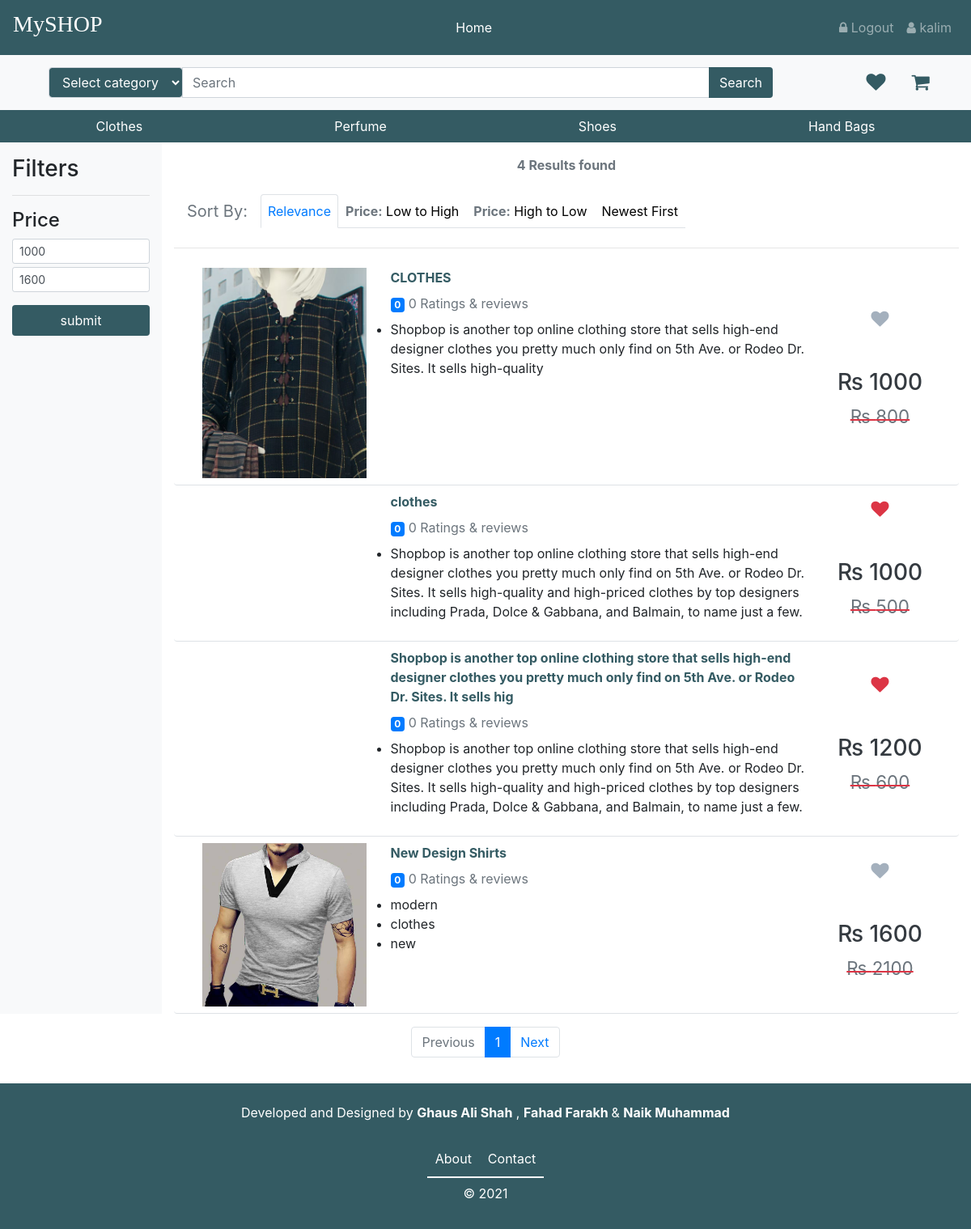
Page /shop.php?category=clothes (signed in) on the committed database.
### tables this page shows
CREATE TABLE `userdetailstb` (
  `id` int(11) NOT NULL,
  `firstName` varchar(100) NOT NULL,
  `lastName` varchar(100) NOT NULL,
  `emailAddress` varchar(100) NOT NULL,
  `contactNo1` varchar(15) NOT NULL,
  `contactNo2` varchar(15) NOT NULL,
  `shipaddr1` varchar(200) NOT NULL,
  `shipaddr2` varchar(200) NOT NULL,
  `shiplandmark` varchar(200) NOT NULL,
  `country` varchar(10) NOT NULL DEFAULT 'India',
  `state` varchar(200) NOT NULL,
  `city` varchar(100) NOT NULL,
  `postalcode` varchar(100) NOT NULL,
  `cart` varchar(10000) NOT NULL DEFAULT '',
  `favourite` varchar(10000) NOT NULL,
  `compare` varchar(1000) NOT NULL DEFAULT '[]'
);

CREATE TABLE `productdetails` (
  `id` int(255) NOT NULL,
  `title` varchar(1000) NOT NULL,
  `category` varchar(255) NOT NULL,
  `description` varchar(10000) NOT NULL,
  `newPrice` float NOT NULL,
  `oldPrice` float NOT NULL,
  `stock` int(255) NOT NULL,
  `details` varchar(30000) NOT NULL,
  `warranty` varchar(10000) NOT NULL,
  `image1` varchar(1000) NOT NULL DEFAULT '',
  `image2` varchar(1000) NOT NULL DEFAULT '',
  `image3` varchar(1000) NOT NULL DEFAULT '',
  `features` varchar(2000) NOT NULL,
  `uploadDate` date NOT NULL,
  `rating` float NOT NULL DEFAULT 0,
  `reviewsNo` int(11) NOT NULL DEFAULT 0
);

### shop.php (the view, shortened to what this page needs)
<?php
include "conn.inc.php";
    $cat=@$_GET['category'];
    $order = @$_GET['order'];
                $rs=mysqli_query($conn,"select min(newPrice), max(newPrice) from productdetails where category='$cat' ") or die(mysqli_error($conn));
                $r=mysqli_fetch_assoc($rs);
                $min=$r['min(newPrice)'];
                $max=$r['max(newPrice)'];
        $s1 = @$_GET['search_text'];
            $s=explode(" ",$s1);
            $sql="";
            $sqlc="";
            foreach($s as $i){
                  $sql .= "union SELECT * FROM `productdetails` where ((title like '%{$i}%' or details like '%{$i}%') and category='$cat' and (newPrice between $min and $max))";
                  $sqlc .= "+( SELECT count(*) FROM `productdetails` where ((title like '%{$i}%' or details like '%{$i}%') and category='$cat' and (newPrice between $min and $max)))";
            }
        $sql=substr($sql,6);
        $sqlc=substr($sqlc,1);
        $sqlc="select (".$sqlc.") as sumcount";
    $query = $_GET;
    $query1 = $_GET;
    $link = (isset($_SERVER['HTTPS']) && $_SERVER['HTTPS'] === 'on' ?
                "https" : "http") . "://" . $_SERVER['HTTP_HOST'] .
                $_SERVER['REQUEST_URI'];
    $limit = 5;
    if (isset($_GET["page"])) {
        $pn  = $_GET["page"];
    }
    else {
        $pn=1;
    };
    $start_from = ($pn-1) * $limit;
    $sql.=" limit $start_from,$limit";
?>
<?php include 'header.php'; ?>
<link rel="stylesheet" href="css/shop.css">
<div class="container-fluid m-0 p-0">
    <section class="result-sec row m-0">
        <aside class="aside bg-light col-sm-2">
            <h3 class="my-3">Filters</h3>
            <hr>
            <form method="POST">
            <div class="my-3">
                <h4>Price</h4>
                    <input type="number" class="form-control form-control-sm" name="minPrice" placeholder="min price" value="<?php echo $min;?>">
                    <input type="number" class="form-control form-control-sm my-1" name="maxPrice" placeholder="max price" value="<?php echo $max;?>">
            </div>
            <div class="my-3">
                   <input type="submit" value="submit" name="fsub" class="btn btnStyle my-3">
            </div>
            </form>
        </aside>
        <?php
            $qc = mysqli_query($conn,@$sqlc);
            $v=mysqli_fetch_assoc($qc)['sumcount'];
            $total_records=$v;
        ?>
        <div class="col-sm-10">
            <p class="result-count text-secondary mt-3"><?php echo $v;?> Results found</p>
        <nav class=" sortbar navbar navbar-expand-sm bg-white text-dark">
            <a class="navbar-brand text-muted" href="#">Sort By:</a>
            <ul class="navbar-nav nav-tabs">
            <li class="nav-item">
                <?php
                    $query['order'] = 'relevance';
                    $query_result = http_build_query($query);
                ?>
                <a  class="nav-link <?php if($order=='relevance' || $order=='') echo 'active';?>" href="<?php echo $_SERVER['PHP_SELF']; ?>?<?php echo $query_result; ?>">Relevance</a>
            </li>
            <li class="nav-item">
                <?php
                    $query['order'] = 'plth';
                    $query_result = http_build_query($query);
                ?>
                <a class="nav-link <?php if($order=='plth') echo 'active';?>" href="<?php echo $_SERVER['PHP_SELF']; ?>?<?php echo $query_result; ?>"><b><span class="text-secondary">Price:</span></b> Low to High</a>
            </li>
            <li class="nav-item">
                <?php
                    $query['order'] = 'phtl';
                    $query_result = http_build_query($query);
                ?>
                <a class="nav-link <?php if($order=='phtl') echo 'active';?>" href="<?php echo $_SERVER['PHP_SELF']; ?>?<?php echo $query_result; ?>"><b><span class="text-secondary">Price:</span></b> High to Low</a>
            </li>
            <li class="nav-item">
                <?php
                    $query['order'] = 'newest';
                    $query_result = http_build_query($query);
                ?>
                <a class="nav-link <?php if($order=='newest') echo 'active';?>" href="<?php echo $_SERVER['PHP_SELF']; ?>?<?php echo $query_result; ?>">Newest First</a>
            </li>
            </ul>
        </nav>
        <hr>
        <?php
            $qu = mysqli_query($conn,@$sql);
            while($q=mysqli_fetch_assoc($qu)){
        ?>
        <div class="card result-card border-bottom ">
            <div class="card-body py-2">
                <div class="row">
                    <div class="img proimg col-3 d-flex">
                        <img class="img-fluid align-self-center" src="<?php echo "images/".$q['category']."/".$q['image1'];?>" alt="">
                    </div>
                    <div class="col-7">
                        <div class="title">
                            <a style="color: #345B63" href="<?php echo 'single-product.php?category='.$cat.'&id='.$q['id']; ?>"><?php echo $q['title']; ?></a>
                        </div>
                        <div class="rating text-secondary my-2 bold">
                            <span class="badge badge-primary"><?php echo $q['rating'];?></span> <?php echo $q['reviewsNo'];?> Ratings & reviews
                        </div>
                        <div class="features">
                        <?php $features=(explode(";",$q['features'])); ?>
                            <ul>
                            <?php foreach($features as $i){
                                if(trim($i)!="")
                                echo "<li>$i</li>";
                            }
                            ?>
                            </ul>
                        </div>
                    </div>
                    <div class="col-2 d-flex flex-column align-items-center justify-content-center">
                        <div class="favorite mb-5">
                            <a onclick="favor(<?php echo $q['id'];?>);"><span id="favo<?php echo $q['id'];?>" class="<?php
                                $que=mysqli_query($conn,"select favourite from userdetailstb where id=$uid");
                                $ar=json_decode(mysqli_fetch_assoc($que)['favourite']);
                                if(in_array($q['id'],$ar)){
                                    echo "fa fa-heart text-danger";
                                }else{
                                    echo "fa fa-heart";
                                }
                            ?>"></span></a>
                        </div>
                        <div class="price text-center">
                            <h3 class="text-dark"> &#8360; <?php echo $q['newPrice'];?></h3>
                            <strike class="text-danger"><h3 class="text-secondary"><small> &#8360; <?php echo $q['oldPrice'];?></small></h3></strike>
                        </div>
                    </div>
                </div>
            </div>
        </div>
        <?php } ?>
        </div>
        <div class="container my-3">
            <div class="row offset-2 d-flex justify-content-center">
                <ul class="pagination">
                    <li class="page-item <?php if($pn==1)echo 'disabled';?>"><a class="page-link" href="shop.php?category=laptop&page=<?php echo $pn-1;?>">Previous</a></li>
                    <?php
                            $total_pages = ceil($total_records / $limit);
                            $pagLink = "";
                            for ($i=1; $i<=$total_pages; $i++) {
                                $query1['page'] = $i ;
                                $query_result1 = http_build_query($query1);
                            if ($i==$pn) {
                                $pagLink .= '<li class="page-item active"><a class="page-link" href="'.$_SERVER['PHP_SELF'].'?'.$query_result1.'">'.$i.'</a></li>';
                            }
                            else  {
                                $pagLink .= '<li class="page-item"><a class="page-link" href="'.$_SERVER['PHP_SELF'].'?'.$query_result1.'">'.$i.'</a></li>';
                            }
                            };
                            echo $pagLink;
                        ?>
                        <li class="page-item"><a class="page-link" href="<?php $link;?>&page=<?php echo $pn+1;?>">Next</a></li>
                </ul>
            </div>
        </div>
        </section>
</div>
<?php include 'footer.php'; ?>

### header.php (shortened to what this page needs)
<?php
    require 'conn.inc.php';
    $cate="";
?>
<?php
	if (@$_SESSION['login']==true){
        $login=true;
        $uid=$_SESSION['userid'];
        $r=mysqli_query($conn,"select firstName from userdetailstb where id='$uid'") or die(mysqli_error($conn));
        $userName=mysqli_fetch_assoc($r)['firstName'];
	}else{
        $login=false;
        $userName="My Account";
    }
?>
<!DOCTYPE html>
<html lang="en">
<head>
    <link rel="stylesheet" href="bootstrap/css/bootstrap.min.css">
    <link rel="stylesheet" href="https://cdnjs.cloudflare.com/ajax/libs/font-awesome/4.7.0/css/font-awesome.min.css">
    <link rel="stylesheet" href="css/head.css">
    <link rel="stylesheet" href="css/footer.css">
</head>
<body>
    <header class="head">
        <nav class=" navbar navbar-dark navbar-expand-md justify-content-between" style="background-color: #345B63;">
            <a class="navbar-brand" href="index.php">
            <h3 style="font-family: cursive;">MySHOP </h3>
            </a>
            <div class="collapse navbar-collapse" id="collapsibleNavbar">
                <ul class="navbar-nav collapsenav">
                    <li class="nav-item active">
                        <a  href="index.php" class="nav-link" id="index">Home</a>
                    </li>
                </ul>
            </div>
            <div class="collapse navbar-collapse" id="collapsibleNavbar">
                <ul class="navbar-nav collapsenav">
                    <li class="nav-item">
                    <?php if(@$login){?>
                            <a href="logout.php" class="nav-link"><span class="fa fa-lock"></span> Logout
                        <?php }else{ ?>
                            <a href="login.php" class="nav-link"><span class="fa fa-lock"></span> Login
                        <?php } ?></a>
                    </li>
                    <li class="nav-item">
                        <a href="myaccount.php" class="nav-link"><span class="fa fa-user"></span> <?php echo $userName; ?></a>
                    </li>
                </ul>
            </div>
        </nav>
        <nav class="navbar navbar-expand-sm bg-light navbar-light">
            <div class="container">
                <div class="col-sm-10 seiarchbar">
                    <form method="GET" action="shop.php">
                    <div class="input-group">
                    <div class="input-group-prepend">
                    <select name="category" class="form-control  text-white" id="category" style="background-color: #345B63;">
                        <option value="" <?php
                                                            if(($cate)==('')){
                                                                echo  "selected";
                                                            } ?>>Select category</option>
                        </select>
                    </div>
                        <input type="text" name="search_text" class="form-control" placeholder="Search">
                        <div class="input-group-append">
                            <button class="btn btnStyle" name="sub" type="submit" onclick="window.location.href='shop.php'">Search</button>
                        </div>
                    </div>
                    </form>
                </div>
                <ul class="navbar-nav cols-sm-1 offset-1 ">
                    <li class="nav-item">
                        <a href="myaccount.php#favourite" class="nav-link" title="Favourites" style="font-size: 1.5rem; color: #345B63;"><span class="fa fa-heart " ></span></a>
                    </li>
                    <li class="nav-item ml-sm-3">
                        <a href="myaccount.php#cart" class="nav-link" title="Shopping Cart" style="font-size: 1.5rem; color: #345B63;"><span class="fa fa-shopping-cart "></span></a>
                    </li>
                </ul>
            </div>
        </nav>
        <nav class="navbar navbar-inverse navbar-expand-sm p-0 m-0 categories" style="background-color: #345B63;">
            <ul class="navbar-nav justify-content-around w-100">
                <li class="nav-item"><a href="<?php echo 'shop.php?category=clothes';?>" class="nav-link">Clothes</a></li>
                <li class="nav-item"><a href="<?php echo 'shop.php?category=perfume';?>" class="nav-link">Perfume</a></li>
                <li class="nav-item"><a href="<?php echo 'shop.php?category=shoes';?>" class="nav-link">Shoes</a></li>
                <li class="nav-item"><a href="<?php echo 'shop.php?category=handbags';?>" class="nav-link">Hand Bags </a></li>
            </ul>
        </nav>
    </header>

### footer.php (shortened to what this page needs)
<footer>
<div class="row">
	<div class="col dev">
		<p>Developed and Designed by <b>Ghaus Ali Shah</b> , <b> Fahad Farakh </b>& <b> Naik Muhammad</b></p>
	</div>
</div>
    <div class="row">
    	<div class="col btn">
            <a href="about.php" class="nav-link">About</a>
            <a href="contact.php" class="nav-link">Contact</a>
    	</div>
    </div>
    <div class="row">
    	<p>&copy; 2021</p>
    </div>
</footer>
</body>

### css/head.css (style rules this page uses)
.categories>ul>li>a { color:white; }
.navbar-collapse { flex-grow:0 !important; }
.btnStyle { background: #345B63; color: #fff; }

### css/shop.css (style rules this page uses)
.result-sec { min-height: 100vh; width: 100%; }
.aside { min-height:100vh; }
.result-count { font-weight: bold; }
.sortbar a { color:black; }
.sortbar a.active { color:#007bff!important; }
.title>a { font-weight: bold; }
.title>a { text-decoration: none; }
.result-card { border:0; }
.favorite>a>span { color:#A4B0BD; font-size: 22px; }
.img-fluid { max-height:300px; width:auto; margin:0 auto; }

### footer.php (style rules this page uses)
* { padding: 0; margin: 0; box-sizing: border-box; }
.row { margin: 0; padding: 0; }
footer { background-color: #345B63; padding: 2% 4% 0 4%; height: 180px; }
.dev { display: flex; width: 100%; color: #fff; justify-content: center; align-items: center; }
.btn { display: flex; justify-content: center; align-items: center; width: 100%; }
.btn a { color: #fff; border-bottom: 2px solid #fff; padding: 10px; }
.row p { text-align: center; color: #fff; width: 100%; }

### rows in the picture
userdetailstb: firstName "kalim"
productdetails: category+image1 (picture), title "CLOTHES", rating "0", reviewsNo "0", features "Shopbop is another top online clothing store that sells high-end designer clothes you pretty much only find on 5th Ave. or Rodeo Dr. Sites. It sells high-quality", newPrice "1000", oldPrice "800"
productdetails: title "clothes", rating "0", reviewsNo "0", features "Shopbop is another top online clothing store that sells high-end designer clothes you pretty much only find on 5th Ave. or Rodeo Dr. Sites. It sells high-quality and high-priced clothes by top designers including Prada, Dolce & Gabbana, and Balmain, to name just a few.", newPrice "1000", oldPrice "500"
productdetails: title "Shopbop is another top online clothing store that sells high-end designer clothes you pretty much only find on 5th Ave. or Rodeo Dr. Sites. It sells hig", rating "0", reviewsNo "0", features "Shopbop is another top online clothing store that sells high-end designer clothes you pretty much only find on 5th Ave. or Rodeo Dr. Sites. It sells high-quality and high-priced clothes by top designers including Prada, Dolce & Gabbana, and Balmain, to name just a few.", newPrice "1200", oldPrice "600"
productdetails: category+image1 (picture), title "New Design Shirts", rating "0", reviewsNo "0", features "modern", features "clothes", features "new", newPrice "1600", oldPrice "2100"

### other values in the picture
$v "4"
